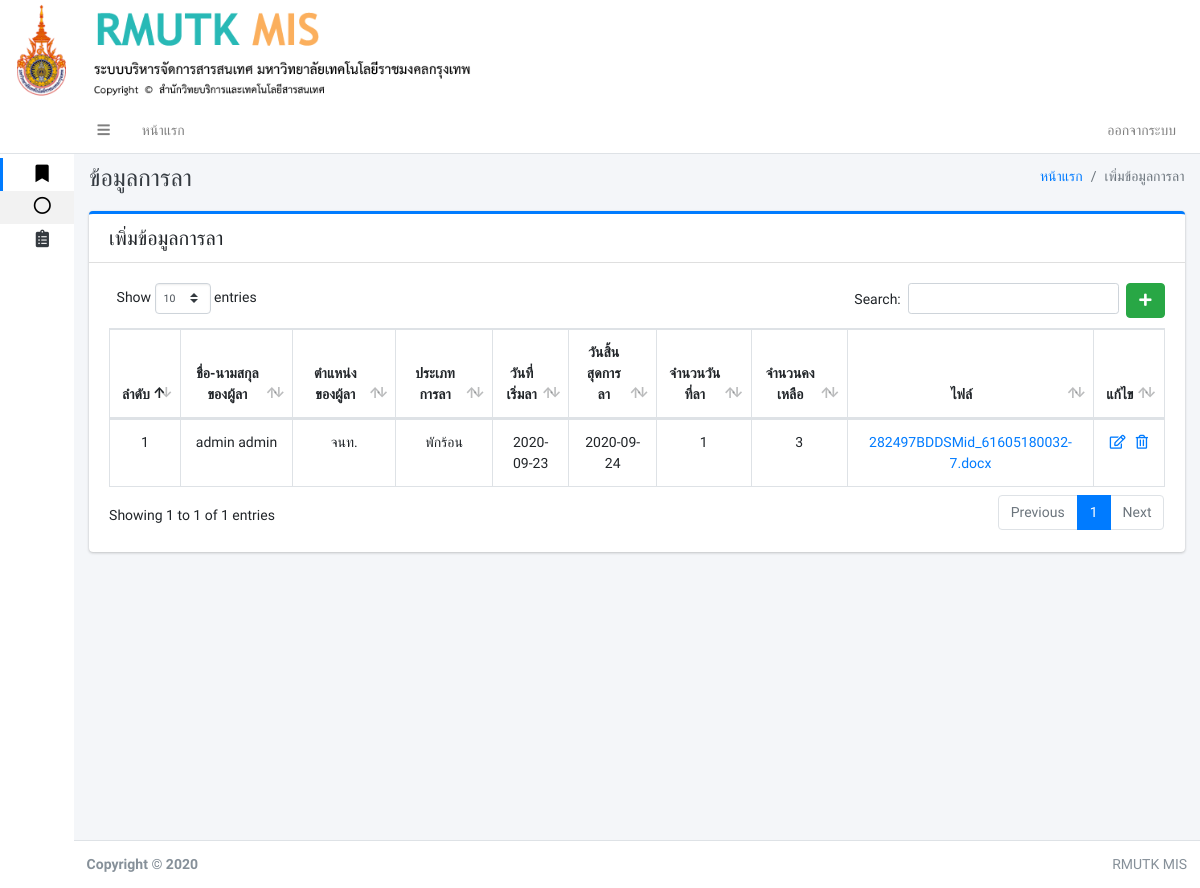
/index.php?pla (signed in), run on an earlier commit of the app's database.
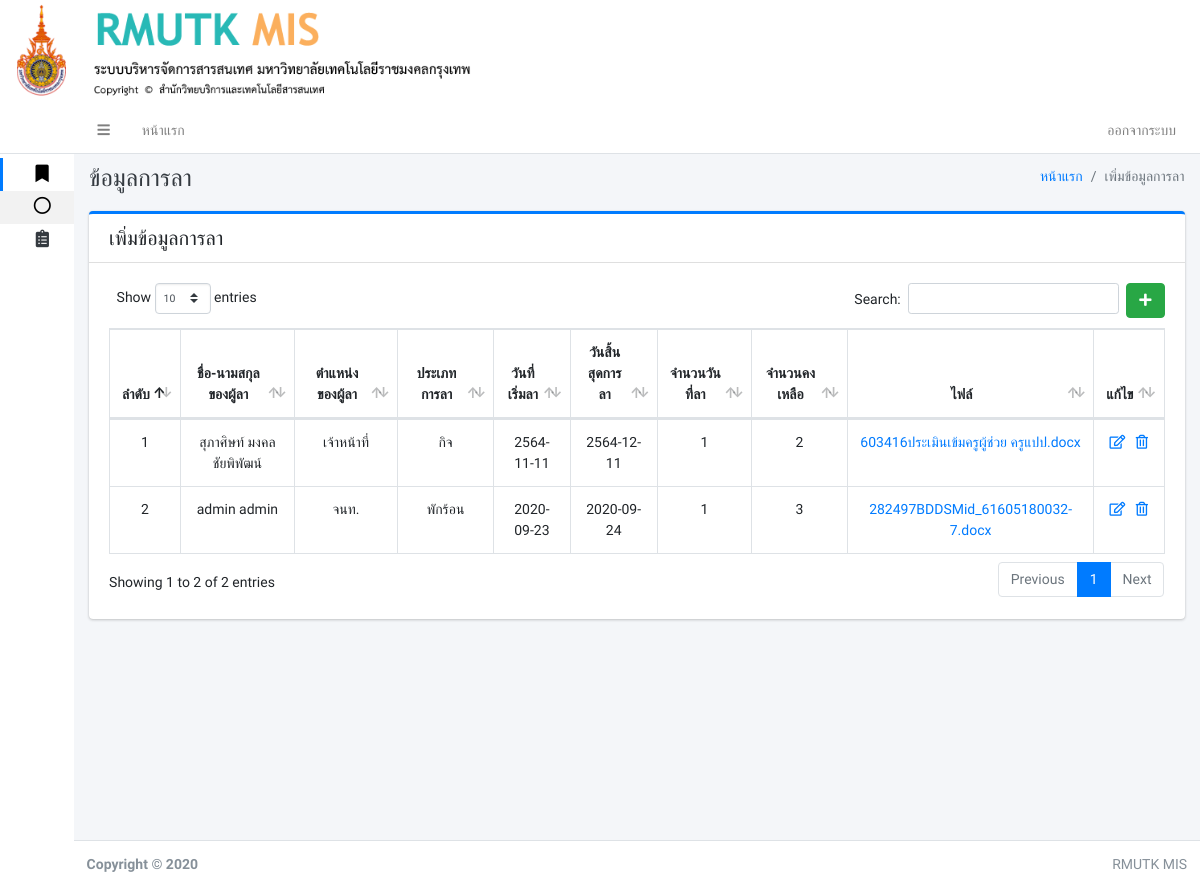
And on a later commit of the database.
### tables this page shows
CREATE TABLE `kan_la` (
  `la_id` int(11) NOT NULL,
  `la_user_id` int(11) NOT NULL,
  `la_type` int(11) NOT NULL,
  `la_start` date NOT NULL,
  `la_end` date NOT NULL,
  `la_total` int(11) NOT NULL,
  `la_balance` int(11) NOT NULL,
  `la_file` varchar(255) NOT NULL,
  `la_status` int(11) NOT NULL
);

CREATE TABLE `user` (
  `user_id` int(11) NOT NULL,
  `first_name` varchar(150) NOT NULL,
  `last_name` varchar(150) NOT NULL,
  `username` varchar(150) NOT NULL,
  `password` varchar(150) NOT NULL,
  `user_tumn` varchar(250) NOT NULL,
  `user_kana_id` int(11) NOT NULL,
  `user_saka_id` int(11) NOT NULL,
  `user_head` int(11) NOT NULL,
  `user_status` int(11) NOT NULL,
  `user_data_id_card` varchar(255) NOT NULL,
  `sex` varchar(255) NOT NULL,
  `date_of_birth` varchar(255) NOT NULL,
  `nationality` varchar(255) NOT NULL,
  `house_number` varchar(255) NOT NULL,
  `moo` varchar(255) NOT NULL,
  `road` varchar(255) NOT NULL,
  `district` varchar(255) NOT NULL,
  `area` varchar(255) NOT NULL,
  `province` varchar(255) NOT NULL,
  `phone` varchar(255) NOT NULL,
  `post_code` varchar(255) NOT NULL,
  `faculty` varchar(255) NOT NULL,
  `department` varchar(255) NOT NULL,
  `branch` varchar(255) NOT NULL,
  `teaching_disciplines` varchar(255) NOT NULL,
  `personnel_type` varchar(255) NOT NULL,
  `sub_personnel_type` varchar(255) NOT NULL,
  `academic_position` varchar(255) NOT NULL,
  `administrative_position` varchar(255) NOT NULL,
  `name_of_position` varchar(255) NOT NULL,
  `civil_servant_level` varchar(255) NOT NULL,
  `date_of_employment` varchar(255) NOT NULL,
  `term_of_employment` varchar(255) NOT NULL,
  `employment_money` varchar(255) NOT NULL,
  `highest_graduate_level` varchar(255) NOT NULL,
  `course_name` varchar(255) NOT NULL,
  `graduate_disciplines` varchar(255) NOT NULL,
  `major_graduate_disciplines` varchar(255) NOT NULL,
  `graduate_institution_name` varchar(255) NOT NULL,
  `country_of_graduation` varchar(255) NOT NULL
);

### page/pla.php (the view, shortened to what this page needs)
 <div class="content-header">
     <div class="container-fluid">
         <div class="row mb-2">
             <div class="col-sm-6">
                 <h1 class="m-0 text-dark">ข้อมูลการลา</h1>
             </div>
             <div class="col-sm-6">
                 <ol class="breadcrumb float-sm-right">
                     <li class="breadcrumb-item"><a href="#">หน้าแรก</a></li>
                     <li class="breadcrumb-item active">เพิ่มข้อมูลการลา</li>
                 </ol>
             </div>
         </div>
     </div>
 </div>
 <div class="content">
     <div class="container-fluid">
         <div class="row">
             <div class="col-lg-12">
                 <div class="card card-primary card-outline ">
                     <div class="card-header noprint">
                         <h5 class="m-0">เพิ่มข้อมูลการลา</h5>
                     </div>
                     <div class="card-body">
                         <?php
                         if (isset($_GET['add'])):
                            add();
                        elseif (isset($_GET['edit_la'])):
                            edit();
                        elseif (isset($_GET['del_la'])):
                            del();
                        else:
                        ?>
                         <a href="./index.php?pla&add" class="btn btn-success float-right"><i
                                 class="fas fa-plus"></i></a>
                         <?php shows(); ?>
                         <?php endif ?>
                     </div>
                 </div>
             </div>
         </div>
     </div>
 </div>
 <?php
function shows()
{
include './conn.php';
$sqlhkan_la = " SELECT * FROM kan_la INNER JOIN user ON kan_la.la_user_id = user.user_id ORDER BY la_id desc ";
$qryhkan_la = mysqli_query($conn,$sqlhkan_la);
?>
 <table id="example1" class="table table-bordered table-hover">
     <thead>
         <tr align="center">
             <th width="3px">ลำดับ</th>
             <th>ชื่อ-นามสกุลของผู้ลา</th>
             <th>ตำแหน่งของผู้ลา</th>
             <th>ประเภทการลา</th>
             <th>วันที่เริ่มลา</th>
             <th>วันสิ้นสุดการลา</th>
             <th>จำนวนวันที่ลา</th>
             <th>จำนวนคงเหลือ</th>
             <th>ไฟล์</th>
             <th>แก้ไข</th>
         </tr>
     </thead>
     <tbody>
         <?php
        $i = 1;
        while ($rowhkan_la = $qryhkan_la->fetch_array()) {
        $la_id = $rowhkan_la['la_id'];
        ?>
         <tr align="center">
             <td align="center"><?php echo $i; ?></td>
             <td><?php echo $rowhkan_la['first_name']."  ".$rowhkan_la['last_name']; ?></td>
             <td><?php echo $rowhkan_la['user_tumn']; ?></td>
             <td>
                 <?php if ($rowhkan_la['la_type'] == 0): ?>
                 <p>พักร้อน</p>
                 <?php elseif ($rowhkan_la['la_type'] == 1): ?>
                 <p>กิจ</p>
                 <?php elseif ($rowhkan_la['la_type'] == 2): ?>
                 <p>ปวย</p>
                 <?php elseif ($rowhkan_la['la_type'] == 3): ?>
                 <p>
                     <font color="red">ยกเลิก</font>
                 </p>
                 <?php endif ?>
             </td>
             <td><?php echo $rowhkan_la['la_start']; ?></td>
             <td><?php echo $rowhkan_la['la_end']; ?></td>
             <td><?php echo $rowhkan_la['la_total']; ?></td>
             <td><?php echo $rowhkan_la['la_balance']; ?></td>
             <td>
                 <?php if ($rowhkan_la['la_file'] == "ไม่มีไฟล์") {
                    echo "ไม่มีไฟล์";
                 }else{ ?>
                 <a href="uploads/<?php echo $rowhkan_la['la_file']; ?>" download><?php echo $rowhkan_la['la_file']; ?>
                     <?php } ?>
             </td>
             <td width="10px">
                 <?php if ($rowhkan_la['la_status'] == 0): ?>
                 <a href="index.php?pla&edit_la&la_id=<?php echo($la_id) ?>"><i class="far fa-edit"></i></a>&nbsp;&nbsp;
                 <a href="page/pla_db.php?del_pla&la_id=<?php echo($la_id) ?>"><i class="far fa-trash-alt"></i></a>
                 <?php else: ?>
                 <?php echo "<font color='red'>ยกเลิก</fon>"; ?>
                 <?php endif ?>
             </td>
         </tr>
         <?php $i++; } ?>
     </tbody>
 </table>
 <?php } ?>

### index.php (shortened to what this page needs)
<!DOCTYPE html>
<html lang="en">
<head>
    <link rel="stylesheet" href="adminlte3/plugins/fontawesome-free/css/all.min.css">
    <link rel="stylesheet" href="adminlte3/plugins/datatables-bs4/css/dataTables.bootstrap4.css">
    <link rel="stylesheet" href="adminlte3/plugins/select2/css/select2.min.css">
    <link rel="stylesheet" href="adminlte3/plugins/select2-bootstrap4-theme/select2-bootstrap4.min.css">
    <link rel="stylesheet" href="adminlte3/dist/css/adminlte.min.css">
    <link rel="stylesheet" href="adminlte3/plugins/summernote/summernote-bs4.css">
    <link rel="stylesheet" type="text/css" href="css/cuttom.css">
</head>
<body class="hold-transition sidebar-collapse sidebar-mini text-sm ">
    <?php include 'banner.php'; ?>
    <div class="wrapper">
        <?php
    include 'navbar.php';
    include 'sidebar.php';
    ?>
        <div class="content-wrapper">
            <?php
      if (isset($_GET['pa1'])) {
        include 'page/pa1.php';
      }elseif (isset($_GET['pa2'])) {
        include 'page/pa2.php';
      }elseif (isset($_GET['pa3'])) {
        include 'page/pa3.php';
      }elseif (isset($_GET['pa4'])) {
        include 'page/pa4.php';
      }elseif (isset($_GET['pa5'])) {
        include 'page/pa5.php';
      }elseif (isset($_GET['pa6'])) {
        include 'page/pa6.php';
      }elseif (isset($_GET['pa66'])) {
        include 'page/pa66.php';
      }elseif (isset($_GET['pa666'])) {
        include 'page/pa666.php';
      }elseif (isset($_GET['pa7'])) {
        include 'page/pa7_news.php';
      }elseif (isset($_GET['pa8'])) {
        include 'page/pa8_user.php';
      }elseif (isset($_GET['ph'])) {
        include 'page/ph.php';
      }elseif (isset($_GET['addtext'])) {
        include 'page/addtext.php';
      }elseif (isset($_GET['ph1'])) {
        include 'page/ph1.php';
      }elseif (isset($_GET['pla'])) {
        include 'page/pla.php';
      }elseif (isset($_GET['kanzon'])) {
        include 'page/kanzon.php';
      }elseif (isset($_GET['kan_research'])) {
        include 'page/kan_research.php';
      }elseif (isset($_GET['kan_activity'])) {
        include 'page/kan_activity.php';
      }elseif (isset($_GET['arts_and_culture'])) {
        include 'page/arts_and_culture.php';
      }elseif (isset($_GET['order_management'])) {
        include 'page/order_management.php';
      }elseif (isset($_GET['my_rate'])) {
        include 'page/my_rate.php';
      }elseif (isset($_GET['used_time'])) {
        include 'page/used_time.php';
      }elseif (isset($_GET['p_rate'])) {
        include 'page/p_rate.php';
      }elseif (isset($_GET['p_kana'])) {
        include 'page/p_kana.php';
      }else{
        include 'new.php';
      }
      ?>
        </div>
        <footer class="main-footer noprint">
            <div class="float-right d-none d-sm-inline">
                RMUTK MIS
            </div>
            <strong>Copyright &copy; 2020 </strong>
        </footer>
    </div>
</body>
</html>

### banner.php
<div class="row noprint">
<img src="img/logo.png" class="col-md-5 " >
</div>

### navbar.php (shortened to what this page needs)
<nav class="main-header navbar navbar-expand navbar-white navbar-light">
  <ul class="navbar-nav">
    <li class="nav-item">
      <a class="nav-link" data-widget="pushmenu" href="#"><i class="fas fa-bars"></i></a>
    </li>
    <li class="nav-item d-none d-sm-inline-block">
      <a href="index.php" class="nav-link">หน้าแรก</a>
    </li>
    </ul>
    <ul class="navbar-nav ml-auto">
      <li class="nav-item d-none d-sm-inline-block">
        <?php if (!isset($_SESSION["USERNAME"])):
          ?>
          <a href="./home" class="nav-link">เข้าสู่ระบบ</a>
          <?php else: ?>
            <a data-toggle="modal" data-target="#LogoutModal" class="nav-link">ออกจากระบบ</a>
          <?php endif ?>
        </li>
      </ul>
    </nav>

### sidebar.php (shortened to what this page needs)
<aside class="main-sidebar sidebar-light-primary">
    <a href="#" class="brand-link">
                <?php
      $status = "5";
      if (isset($_SESSION["USERNAME"])){
        $user = $_SESSION["USERNAME"];
        include './conn.php';
        $sqlhusercc=" SELECT * FROM user WHERE username = '$user' ";
        $qryhusercc = mysqli_query($conn,$sqlhusercc);
        $rowhusercc = mysqli_fetch_assoc($qryhusercc);
        $status = $rowhusercc['user_status'];
        ?>
                <?php }else{ ?>
                &nbsp;
                <?php } ?>
    </a>
    <div class="sidebar text-xs">
        <nav class="mt-2">
            <ul class="nav nav-pills nav-sidebar nav-compact nav-child-indent nav-legacy flex-column"
                data-widget="treeview" role="menu" data-accordion="false">
                <li class="nav-item has-treeview menu-open">
                    <a href="#" class="nav-link active">
                        <i class="nav-icon fas fa-bookmark"></i>
                    </a>
                    <ul class="nav nav-treeview">
                        <li class="nav-item">
                            <a href="index.php" class="nav-link active">
                                <i class="far fa-circle nav-icon"></i>
                            </a>
                        </li>
                    </ul>
                </li>
                <?php if ($status == 1): ?>
                <li class="nav-item">
                    <a href="#" class="nav-link">
                        <i class="nav-icon fas fa-clipboard-list"></i>
                    </a>
                </li>
                <?php else: ?>
                <?php endif ?>
            </ul>
        </nav>
    </div>
</aside>

What changed in the data, as far as the page shows it:
added kan_la: user.first_name "สุภาศิษท์", user.last_name "มงคลชัยพิพัฒน์", user.user_tumn "เจ้าหน้าที่", la_type "กิจ", la_start "2564-11-11", la_end "2564-12-11", la_total "1", la_balance "2", la_file "603416ประเมินเข้มครูผู้ช่วย ครูแปป.docx"
Also different on the page:
text written by a page script: "Show entries Search: Showing 1 to 1 of 1 entries Previous 1 Next" → "Show entries Search: Showing 1 to 2 of 2 entries Previous 1 Next"
